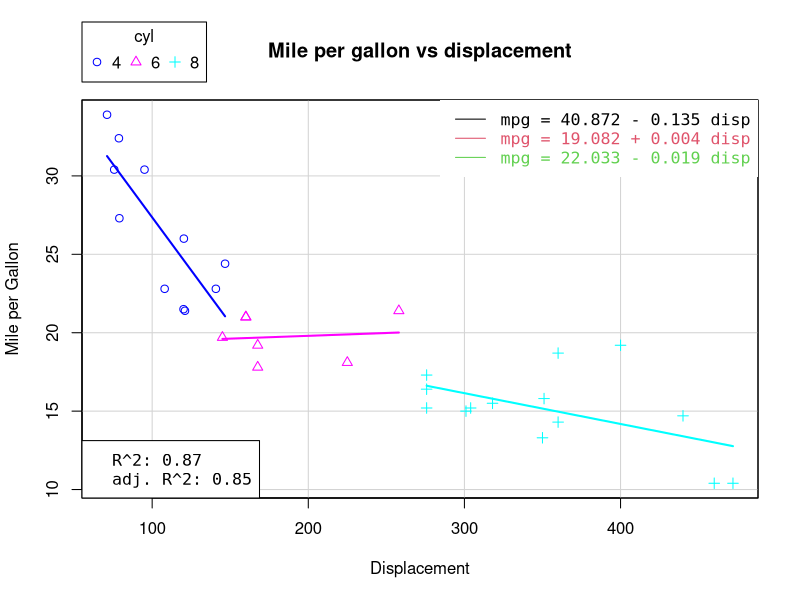
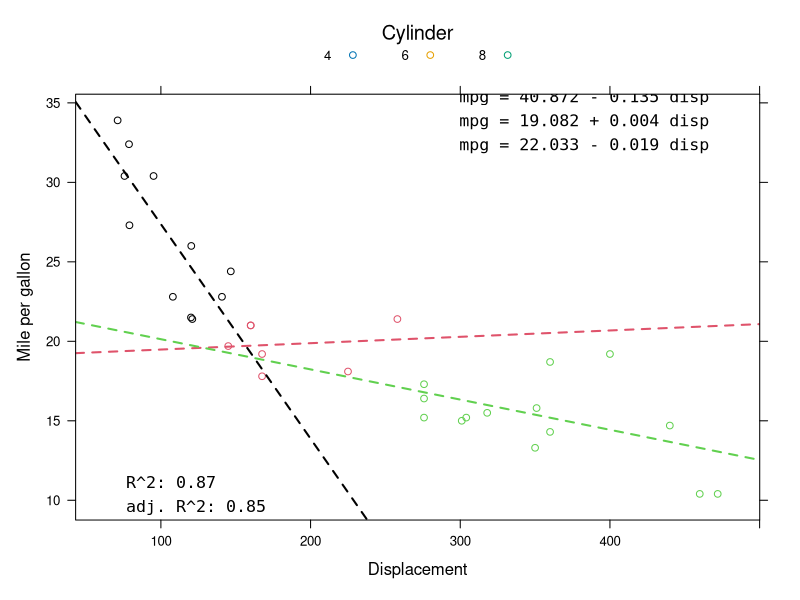
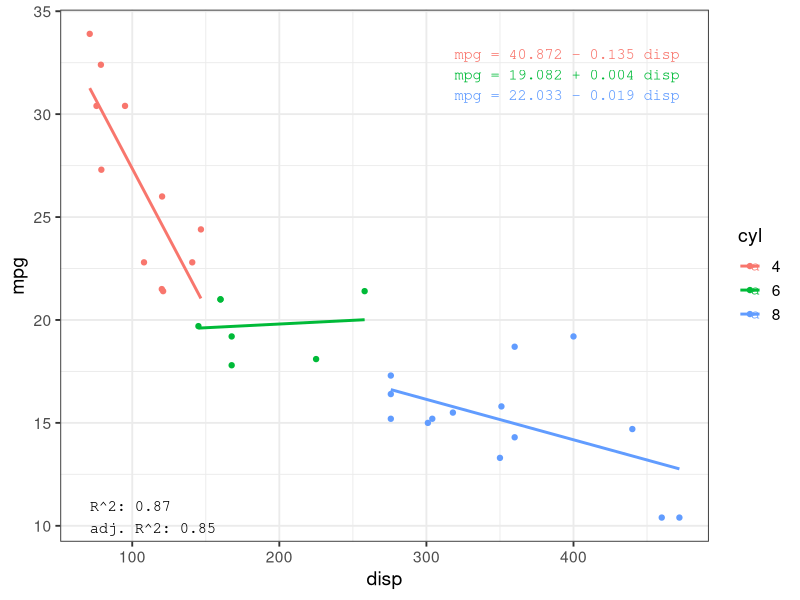

These charts were generated, in order, by the following R code:
## ---- chunk 1
knitr::opts_chunk$set(
  comment = NA, 
  dev = "svg",
  fig.align = 'center', 
  out.width = "100%",
  warning = FALSE, 
  message = FALSE
)
## ---- chunk 2
mtcars <- within(mtcars, cyl <- as.factor(cyl))
mdl    <- lm(mpg ~ disp * cyl, data = mtcars)
sumry  <- summary(mdl)
sumry
## ---- chunk 3
cf  <- round(coef(mdl), 3)
eq1 <- c(cf[1], cf[2])
eq2 <- c(cf[1] + cf[3], cf[2] + cf[5])
eq3 <- c(cf[1] + cf[4], cf[2] + cf[6])
eq.fn <- function(eq) {
  paste0("mpg = ", eq[1],
         ifelse(eq[2] < 0, " - ", " + "),
         abs(eq[2]), " disp")
}
eqn <- sapply(list(eq1, eq2, eq3), eq.fn)
rsq.info <- c(paste0("R^2: ", round(sumry[["r.squared"]], 2)),
              paste0("adj. R^2: ", round(sumry[["adj.r.squared"]], 2)))
## ---- chunk 4
with(mtcars, {
  car::scatterplot(disp, mpg, groups = cyl, smooth = F,
                   xlab = "Displacement",
                   ylab = "Mile per Gallon",
                   main = "Mile per gallon vs displacement")
})
op <- par(family = "monospace")
legend("topright", text.col = 1:3, col = 1:3, box.lty = 0,
       lty = 1, lwd = 1, legend = eqn)
legend("bottomleft", legend = rsq.info)
par(op)
## ---- chunk 5
library(lattice)
lm.panel <- function(x, y, ...) {
  panel.xyplot(x, y, ...)
  panel.abline(eq1, col = 1, lwd = 2, lty = 2)
  panel.abline(eq2, col = 2, lwd = 2, lty = 2)
  panel.abline(eq3, col = 3, lwd = 2, lty = 2)
  panel.text(max(x), max(y), pos = 2,
             fontfamily = "monospace",
             label = paste(eqn, collapse = "\n"))
  panel.text(min(x), min(y), pos = 4,
             fontfamily = "monospace",
             label = paste(rsq.info, collapse = "\n"))
}
xyplot(mpg ~ disp, data = mtcars, groups = cyl,
       auto.key = list(columns = 3, cex = 0.8,
                       title = "Cylinder"),
       col = 1:3, xlab = "Displacement",
       ylab = "Mile per gallon",
       panel = lm.panel)
## ---- chunk 6
library(ggplot2)
## Equation table for displaying them on the plot
eqn.df <- with(mtcars, {
  data.frame(
    cyl  = sort(unique(cyl)),
    mpg  = max(mpg) - c(1:3),
    disp = max(disp), eqn = eqn
  )
})
ggplot(mtcars, aes(disp, mpg, color = cyl)) +
  geom_point() +
  theme_bw(base_size = 14) +
  geom_smooth(method = "lm", se = FALSE) +
  geom_text(data = eqn.df, aes(label = eqn),
            hjust = 1, family = "mono") +
  annotate(geom = "text",
           x = min(mtcars$disp), y = min(mtcars$mpg),
           family = "mono", hjust = 0,
           label = paste0(rsq.info, collapse = "\n"))
